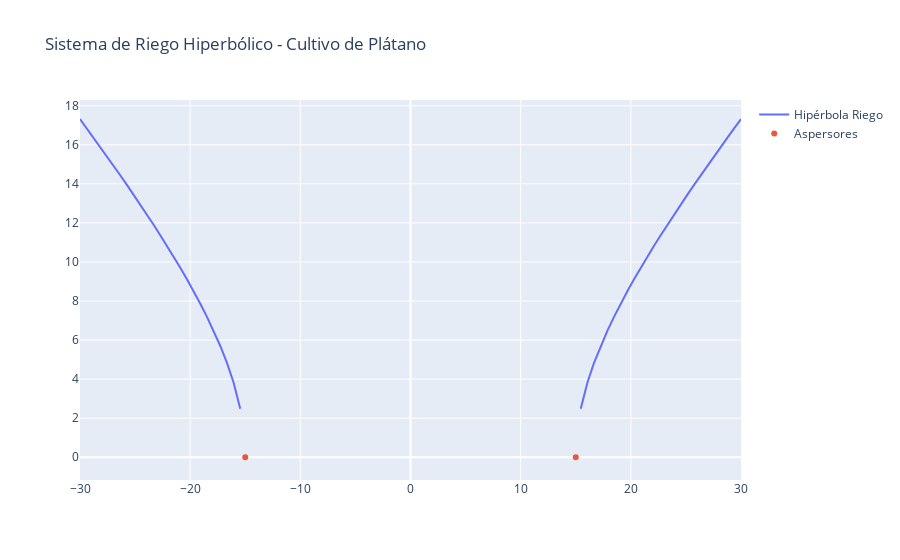

Notebook cell for this chart:
### Markdown cell above
### **2. Objetivos de Aprendizaje e Indicadores**  
- **Objetivo 1:** Modelar sistemas de riego hiperbólicos usando propiedades geométricas.  
  *Indicador:* Simulación en Python de cobertura de aspersores con Plotly 3D.  
- **Objetivo 2:** Analizar trayectorias hiperbólicas en navegación GPS para maquinaria agrícola.  
  *Indicador:* Cálculo de diferencias temporales entre satélites usando $ \frac{x^2}{a^2} - \frac{y^2}{b^2} = 1 $.  
- **Objetivo 3:** Diseñar silos de almacenamiento con secciones hiperbólicas para optimización térmica.  
  *Indicador:* Gráfico interactivo con ipywidgets variando parámetros $a$ y $b$.  

---

### **3. Mapa Conceptual Jerárquico (Graphviz)**  
```python
from graphviz import Digraph

dot = Digraph(comment='Hipérbola Agropecuaria', format='png', engine='dot')
dot.attr('graph', overlap='false', rankdir='TB')  # Jerarquía Top-Bottom

# Nodos principales
dot.node('A', 'Hipérbola\nen Ingeniería Agropecuaria', shape='ellipse', style='filled', fillcolor='#CDEAC0')
dot.node('B', 'Aplicaciones\nReales', shape='box', fillcolor='#FFF3B0')
dot.node('C', 'Propiedades\nGeométricas', shape='component', fillcolor='#E2F0FB')
dot.node('D', 'Ecuación\nAlgebraica', shape='note', fillcolor='#F4D4E3')

# Subnodos aplicaciones
dot.node('B1', 'Sistemas de Riego\n(Ángulo de cobertura)', shape='cylinder')
dot.node('B2', 'Navegación GPS\npara Tractores', shape='tab')
dot.node('B3', 'Diseño de Silos\nTermoregulados', shape='folder')

# Subnodos propiedades
dot.node('C1', 'Asíntotas\n(Dirección flujo agua)', shape='triangle')
dot.node('C2', 'Focos\n(Puntos de control térmico)', shape='circle')

# Jerarquías
dot.edges(['AB', 'AC', 'AD'])
dot.edges(['BB1', 'BB2', 'BB3'])
dot.edges(['CC1', 'CC2'])
dot.edge('C1', 'B1', label='Optimiza\ncobertura', style='dotted')
dot.edge('C2', 'B3', label='Control\ntérmico', style='dashed')

dot.render(directory='C:/Users/marco/Descargas', filename='hiperbola_agro', view=True)
```

---

### **4. Contenido de Clase (Enfoque STEAM-Agropecuario)**  
**Aplicación Real:** Diseño de aspersores con patrón hiperbólico para riego en cultivos de plátano (zona de Urabá Antioqueño).  

**Secuencia Didáctica:**  
1. **Problema Agrícola:**  
   "¿Cómo regar 5 hectáreas con 3 aspersores si el caudal es limitado?" → Patrón hiperbólico optimiza área.  

2. **Geometría Viva:**  
   - Demostración con manguera y regadores en campo (video adjunto).  
   - **Propiedad:** La diferencia de distancias a dos focos es constante → $|PF_1 - PF_2| = 2a$  

3. **Modelo Algebraico:**  
   $$ \frac{x^2}{(15)^2} - \frac{y^2}{(10)^2} = 1 $$  
   (Donde 15m es la distancia entre aspersores y 10m el radio efectivo).  

4. **Simulación Computacional:**

### Code cell
import plotly.graph_objects as go

a, b = 15, 10
x = np.linspace(-30, 30, 100)
y = b * np.sqrt((x**2 / a**2) - 1)

fig = go.Figure(data=go.Scatter(x=x, y=y, mode='lines', name='Hipérbola Riego'))
fig.add_trace(go.Scatter(x=[-a, a], y=[0,0], mode='markers', name='Aspersores'))
fig.update_layout(title='Sistema de Riego Hiperbólico - Cultivo de Plátano')
fig.show()

### Figure 1 — Plotly figure (JSON) as saved in the notebook; plotly's stock layout.template omitted (floating-point values rounded to 4 significant figures)
{"data": [{"mode": "lines", "name": "Hipérbola Riego", "type": "scatter", "x": [-30.0, -29.39, -28.79, -28.18, -27.58, -26.97, -26.36, -25.76, -25.15, -24.55, -23.94, -23.33, -22.73, -22.12, -21.52, -20.91, -20.3, -19.7, -19.09, -18.48, -17.88, -17.27, -16.67, -16.06, -15.45, -14.85, -14.24, -13.64, -13.03, -12.42, -11.82, -11.21, -10.61, -10.0, -9.394, -8.788, -8.182, -7.576, -6.97, -6.364, -5.758, -5.152, -4.545, -3.939, -3.333, -2.727, -2.121, -1.515, -0.9091, -0.303, 0.303, 0.9091, 1.515, 2.121, 2.727, 3.333, 3.939, 4.545, 5.152, 5.758, 6.364, 6.97, 7.576, 8.182, 8.788, 9.394, 10.0, 10.61, 11.21, 11.82, 12.42, 13.03, 13.64, 14.24, 14.85, 15.45, 16.06, 16.67, 17.27, 17.88, 18.48, 19.09, 19.7, 20.3, 20.91, 21.52, 22.12, 22.73, 23.33, 23.94, 24.55, 25.15, 25.76, 26.36, 26.97, 27.58, 28.18, 28.79, 29.39, 30.0], "y": [17.32, 16.85, 16.38, 15.91, 15.43, 14.94, 14.45, 13.96, 13.46, 12.95, 12.44, 11.92, 11.38, 10.84, 10.28, 9.711, 9.122, 8.511, 7.873, 7.202, 6.486, 5.71, 4.843, 3.826, 2.48, NaN, NaN, NaN, NaN, NaN, NaN, NaN, NaN, NaN, NaN, NaN, NaN, NaN, NaN, NaN, NaN, NaN, NaN, NaN, NaN, NaN, NaN, NaN, NaN, NaN, NaN, NaN, NaN, NaN, NaN, NaN, NaN, NaN, NaN, NaN, NaN, NaN, NaN, NaN, NaN, NaN, NaN, NaN, NaN, NaN, NaN, NaN, NaN, NaN, NaN, 2.48, 3.826, 4.843, 5.71, 6.486, 7.202, 7.873, 8.511, 9.122, 9.711, 10.28, 10.84, 11.38, 11.92, 12.44, 12.95, 13.46, 13.96, 14.45, 14.94, 15.43, 15.91, 16.38, 16.85, 17.32]}, {"mode": "markers", "name": "Aspersores", "type": "scatter", "x": [-15, 15], "y": [0, 0]}], "layout": {"title": {"text": "Sistema de Riego Hiperbólico - Cultivo de Plátano"}}}
